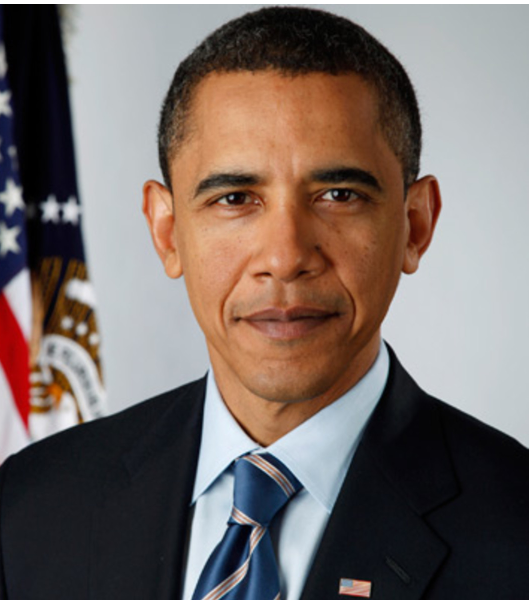
#> input picture face_swapping/images/Im387.bmp, 1057 x 1200 px, found by its file name (shown at 1/2 size)
$ python get_landmarks.py   (older library calls are emulated)
#> lines starting #> are read from the running program, lines starting #| are printed output that depends on the picture
from tkinter.tix import PopupMenu
import cv2
import numpy as np
import json

# Create point matrix get coordinates of mouse click on image
counter = 0
num_point = 5
point_matrix = np.zeros((num_point,2),np.int)

def mousePoints(event, x, y, flags, params):
    global counter
    # Left button mouse click event opencv
    if event == cv2.EVENT_LBUTTONDOWN:

        point_matrix[counter] = int(x), int(y)
        counter = counter + 1


img = cv2.imread("D:\\part_college\\part_2\\Untitled Folder\\face_ramin_rahimi\\face_ramin_rahimi\\images\\Im387.bmp")
#> img is the input picture: shape (1200, 1057, 3); mean B, G, R 102.5, 107.1, 119
img = cv2.resize(img, dsize=(500, 600))
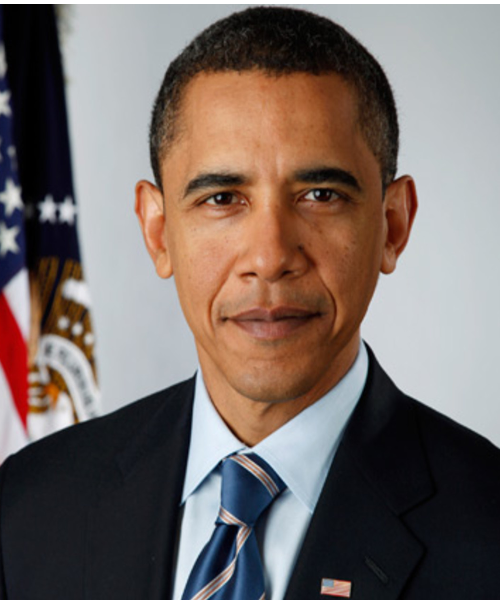
#> img: shape (600, 500, 3); mean B, G, R 102.5, 107.1, 119
cv2.imwrite('Im387_resize_.png', img)

while True:
    # show circle of points

    if counter == num_point:
        # point_matrix = [[int(x), int(y)] for item in  ...]
        for i in range(num_point):
            cv2.circle(img, (point_matrix[i][0],point_matrix[i][1]), 3, (0, 255,0), -1)
        # cv2.imshow("obama",img)
        with open("Dataset.json", "w") as f:
            lists = point_matrix.tolist()
            json_str = json.dumps(lists)
        counter +=1


    # Showing original image
    cv2.imshow("Original Image ", img)
    cv2.setMouseCallback("Original Image ", mousePoints)
    k = cv2.waitKey(300)
#> (key Esc is pressed here)
